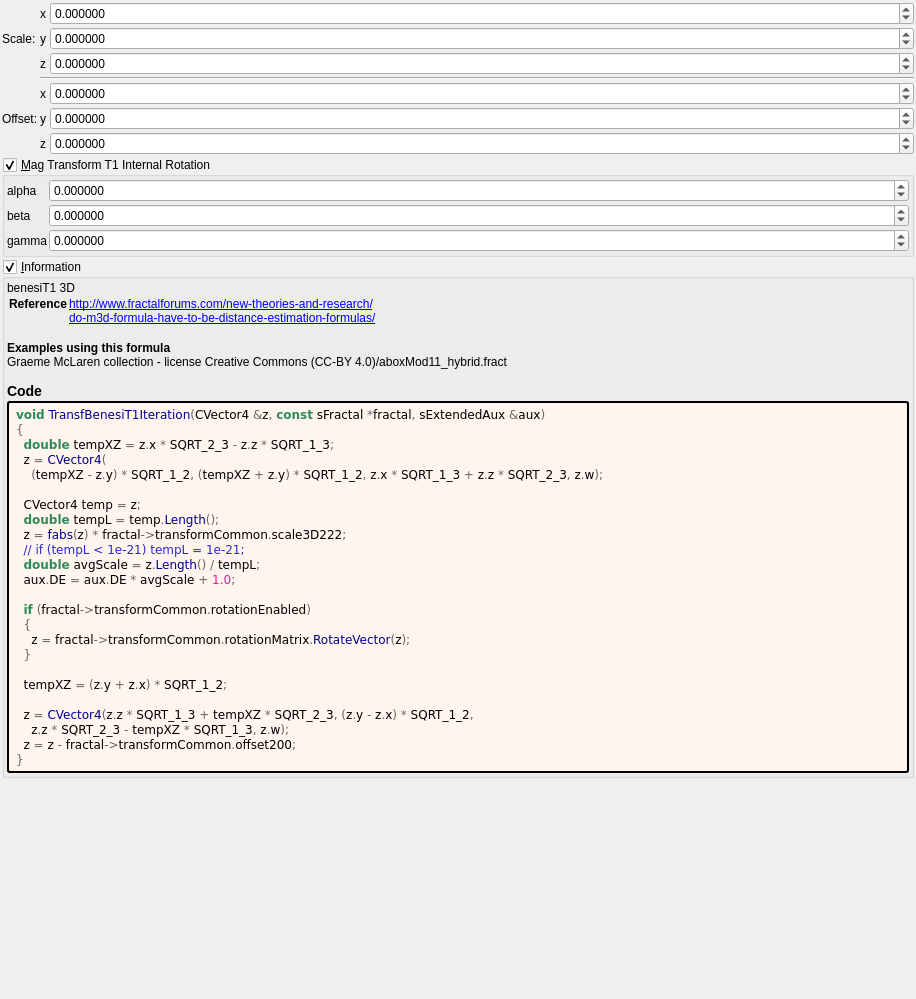
<?xml version="1.0" encoding="UTF-8"?>
<ui version="4.0">
 <class>transf_benesi_t1</class>
 <widget class="QWidget" name="Form">
  <property name="geometry">
   <rect>
    <x>0</x>
    <y>0</y>
    <width>916</width>
    <height>999</height>
   </rect>
  </property>
  <property name="windowTitle">
   <string notr="true">transf_benesi_t1</string>
  </property>
  <layout class="QVBoxLayout" name="verticalLayout">
   <property name="spacing">
    <number>2</number>
   </property>
   <property name="leftMargin">
    <number>2</number>
   </property>
   <property name="topMargin">
    <number>2</number>
   </property>
   <property name="rightMargin">
    <number>2</number>
   </property>
   <property name="bottomMargin">
    <number>2</number>
   </property>
   <item>
    <layout class="QGridLayout" name="gridLayout_63" rowstretch="0,0,0,0,0,0,9" columnstretch="0,0,0,0,1">
     <property name="spacing">
      <number>2</number>
     </property>
     <item row="4" column="4">
      <widget class="MyDoubleSpinBox" name="spinbox3_transf_offset_200_x">
       <property name="sizePolicy">
        <sizepolicy hsizetype="Minimum" vsizetype="Maximum">
         <horstretch>0</horstretch>
         <verstretch>0</verstretch>
        </sizepolicy>
       </property>
       <property name="prefix">
        <string/>
       </property>
       <property name="suffix">
        <string/>
       </property>
       <property name="decimals">
        <number>6</number>
       </property>
       <property name="minimum">
        <double>-99.989999999999995</double>
       </property>
       <property name="maximum">
        <double>99.989999999999995</double>
       </property>
       <property name="singleStep">
        <double>0.100000000000000</double>
       </property>
      </widget>
     </item>
     <item row="0" column="4">
      <widget class="MyDoubleSpinBox" name="spinbox3_transf_scale3D_222_x">
       <property name="sizePolicy">
        <sizepolicy hsizetype="Minimum" vsizetype="Maximum">
         <horstretch>0</horstretch>
         <verstretch>0</verstretch>
        </sizepolicy>
       </property>
       <property name="prefix">
        <string/>
       </property>
       <property name="suffix">
        <string/>
       </property>
       <property name="decimals">
        <number>6</number>
       </property>
       <property name="minimum">
        <double>-99.989999999999995</double>
       </property>
       <property name="maximum">
        <double>99.989999999999995</double>
       </property>
       <property name="singleStep">
        <double>0.100000000000000</double>
       </property>
      </widget>
     </item>
     <item row="1" column="4">
      <widget class="MyDoubleSpinBox" name="spinbox3_transf_scale3D_222_y">
       <property name="sizePolicy">
        <sizepolicy hsizetype="Minimum" vsizetype="Maximum">
         <horstretch>0</horstretch>
         <verstretch>0</verstretch>
        </sizepolicy>
       </property>
       <property name="prefix">
        <string/>
       </property>
       <property name="suffix">
        <string/>
       </property>
       <property name="decimals">
        <number>6</number>
       </property>
       <property name="minimum">
        <double>-99.989999999999995</double>
       </property>
       <property name="maximum">
        <double>99.989999999999995</double>
       </property>
       <property name="singleStep">
        <double>0.100000000000000</double>
       </property>
      </widget>
     </item>
     <item row="5" column="2">
      <widget class="QLabel" name="label_260">
       <property name="text">
        <string notr="true">y</string>
       </property>
      </widget>
     </item>
     <item row="6" column="2">
      <widget class="QLabel" name="label_254">
       <property name="text">
        <string notr="true">z</string>
       </property>
      </widget>
     </item>
     <item row="1" column="2">
      <widget class="QLabel" name="label_259">
       <property name="text">
        <string notr="true">y</string>
       </property>
      </widget>
     </item>
     <item row="2" column="2">
      <widget class="QLabel" name="label_250">
       <property name="text">
        <string notr="true">z</string>
       </property>
      </widget>
     </item>
     <item row="6" column="4">
      <widget class="MyDoubleSpinBox" name="spinbox3_transf_offset_200_z">
       <property name="sizePolicy">
        <sizepolicy hsizetype="Minimum" vsizetype="Maximum">
         <horstretch>0</horstretch>
         <verstretch>0</verstretch>
        </sizepolicy>
       </property>
       <property name="prefix">
        <string/>
       </property>
       <property name="suffix">
        <string/>
       </property>
       <property name="decimals">
        <number>6</number>
       </property>
       <property name="minimum">
        <double>-99.989999999999995</double>
       </property>
       <property name="maximum">
        <double>99.989999999999995</double>
       </property>
       <property name="singleStep">
        <double>0.100000000000000</double>
       </property>
      </widget>
     </item>
     <item row="2" column="4">
      <widget class="MyDoubleSpinBox" name="spinbox3_transf_scale3D_222_z">
       <property name="sizePolicy">
        <sizepolicy hsizetype="Minimum" vsizetype="Maximum">
         <horstretch>0</horstretch>
         <verstretch>0</verstretch>
        </sizepolicy>
       </property>
       <property name="prefix">
        <string/>
       </property>
       <property name="suffix">
        <string/>
       </property>
       <property name="decimals">
        <number>6</number>
       </property>
       <property name="minimum">
        <double>-99.989999999999995</double>
       </property>
       <property name="maximum">
        <double>99.989999999999995</double>
       </property>
       <property name="singleStep">
        <double>0.100000000000000</double>
       </property>
      </widget>
     </item>
     <item row="0" column="2">
      <widget class="QLabel" name="label_251">
       <property name="text">
        <string notr="true">x</string>
       </property>
      </widget>
     </item>
     <item row="4" column="2">
      <widget class="QLabel" name="label_252">
       <property name="text">
        <string notr="true">x</string>
       </property>
      </widget>
     </item>
     <item row="5" column="4">
      <widget class="MyDoubleSpinBox" name="spinbox3_transf_offset_200_y">
       <property name="sizePolicy">
        <sizepolicy hsizetype="Minimum" vsizetype="Maximum">
         <horstretch>0</horstretch>
         <verstretch>0</verstretch>
        </sizepolicy>
       </property>
       <property name="prefix">
        <string/>
       </property>
       <property name="suffix">
        <string/>
       </property>
       <property name="decimals">
        <number>6</number>
       </property>
       <property name="minimum">
        <double>-99.989999999999995</double>
       </property>
       <property name="maximum">
        <double>99.989999999999995</double>
       </property>
       <property name="singleStep">
        <double>0.100000000000000</double>
       </property>
      </widget>
     </item>
     <item row="5" column="1">
      <widget class="QLabel" name="label_255">
       <property name="text">
        <string>Offset:</string>
       </property>
      </widget>
     </item>
     <item row="1" column="1">
      <widget class="QLabel" name="label_258">
       <property name="text">
        <string>Scale:</string>
       </property>
      </widget>
     </item>
     <item row="3" column="2" colspan="3">
      <widget class="Line" name="line_53">
       <property name="orientation">
        <enum>Qt::Horizontal</enum>
       </property>
      </widget>
     </item>
    </layout>
   </item>
   <item>
    <widget class="MyGroupBox" name="groupCheck_transf_rotation_enabled">
     <property name="title">
      <string>&amp;Mag Transform T1 Internal Rotation</string>
     </property>
     <property name="checkable">
      <bool>true</bool>
     </property>
     <layout class="QVBoxLayout" name="verticalLayout_8" stretch="0">
      <property name="spacing">
       <number>2</number>
      </property>
      <property name="leftMargin">
       <number>2</number>
      </property>
      <property name="topMargin">
       <number>2</number>
      </property>
      <property name="rightMargin">
       <number>2</number>
      </property>
      <property name="bottomMargin">
       <number>2</number>
      </property>
      <item>
       <layout class="QGridLayout" name="gridLayout_10" columnstretch="0,1">
        <property name="spacing">
         <number>2</number>
        </property>
        <item row="1" column="0">
         <widget class="QLabel" name="label_34">
          <property name="text">
           <string notr="true">beta</string>
          </property>
         </widget>
        </item>
        <item row="2" column="1">
         <widget class="MyDoubleSpinBox" name="spinboxd3_transf_rotation_z">
          <property name="sizePolicy">
           <sizepolicy hsizetype="Minimum" vsizetype="Maximum">
            <horstretch>0</horstretch>
            <verstretch>0</verstretch>
           </sizepolicy>
          </property>
          <property name="prefix">
           <string/>
          </property>
          <property name="suffix">
           <string/>
          </property>
          <property name="decimals">
           <number>6</number>
          </property>
          <property name="minimum">
           <double>-36000.000000000000000</double>
          </property>
          <property name="maximum">
           <double>36000.000000000000000</double>
          </property>
          <property name="singleStep">
           <double>1.000000000000000</double>
          </property>
         </widget>
        </item>
        <item row="2" column="0">
         <widget class="QLabel" name="label_36">
          <property name="text">
           <string notr="true">gamma</string>
          </property>
         </widget>
        </item>
        <item row="1" column="1">
         <widget class="MyDoubleSpinBox" name="spinboxd3_transf_rotation_y">
          <property name="sizePolicy">
           <sizepolicy hsizetype="Minimum" vsizetype="Maximum">
            <horstretch>0</horstretch>
            <verstretch>0</verstretch>
           </sizepolicy>
          </property>
          <property name="prefix">
           <string/>
          </property>
          <property name="suffix">
           <string/>
          </property>
          <property name="decimals">
           <number>6</number>
          </property>
          <property name="minimum">
           <double>-36000.000000000000000</double>
          </property>
          <property name="maximum">
           <double>36000.000000000000000</double>
          </property>
          <property name="singleStep">
           <double>1.000000000000000</double>
          </property>
         </widget>
        </item>
        <item row="0" column="1">
         <widget class="MyDoubleSpinBox" name="spinboxd3_transf_rotation_x">
          <property name="sizePolicy">
           <sizepolicy hsizetype="Minimum" vsizetype="Maximum">
            <horstretch>0</horstretch>
            <verstretch>0</verstretch>
           </sizepolicy>
          </property>
          <property name="prefix">
           <string/>
          </property>
          <property name="suffix">
           <string/>
          </property>
          <property name="decimals">
           <number>6</number>
          </property>
          <property name="minimum">
           <double>-36000.000000000000000</double>
          </property>
          <property name="maximum">
           <double>36000.000000000000000</double>
          </property>
          <property name="singleStep">
           <double>1.000000000000000</double>
          </property>
         </widget>
        </item>
        <item row="0" column="0">
         <widget class="QLabel" name="label_35">
          <property name="text">
           <string notr="true">alpha</string>
          </property>
         </widget>
        </item>
       </layout>
      </item>
     </layout>
    </widget>
   </item>
   <item>
    <widget class="MyGroupBox" name="groupCheck_info">
     <property name="title">
      <string>&amp;Information</string>
     </property>
     <property name="flat">
      <bool>false</bool>
     </property>
     <property name="checkable">
      <bool>true</bool>
     </property>
     <layout class="QVBoxLayout" name="verticalLayout_2">
      <property name="spacing">
       <number>2</number>
      </property>
      <property name="leftMargin">
       <number>2</number>
      </property>
      <property name="topMargin">
       <number>2</number>
      </property>
      <property name="rightMargin">
       <number>2</number>
      </property>
      <property name="bottomMargin">
       <number>2</number>
      </property>
      <item>
       <widget class="QLabel" name="label_information_general">
        <property name="text">
         <string notr="true">&lt;p&gt;benesiT1  3D&lt;/p&gt;&lt;table&gt;
&lt;tr&gt;&lt;th&gt;Reference&lt;/th&gt;&lt;td&gt;&lt;a href=&quot;http://www.fractalforums.com/new-theories-and-research/&quot;&gt;http://www.fractalforums.com/new-theories-and-research/&lt;br&gt;
&lt;a href=&quot;do-m3d-formula-have-to-be-distance-estimation-formulas/&quot;&gt;do-m3d-formula-have-to-be-distance-estimation-formulas/&lt;br&gt;
&lt;/td&gt;&lt;/tr&gt;
&lt;/table&gt;
&lt;br&gt;&lt;b&gt;Examples using this formula&lt;/b&gt;&lt;br&gt;Graeme McLaren  collection - license Creative Commons  (CC-BY 4.0)/aboxMod11_hybrid.fract&lt;h3&gt;Code&lt;/h3&gt;</string>
        </property>
        <property name="wordWrap">
         <bool>true</bool>
        </property>
        <property name="openExternalLinks">
         <bool>true</bool>
        </property>
        <property name="textInteractionFlags">
         <set>Qt::LinksAccessibleByMouse|Qt::TextSelectableByMouse</set>
        </property>
       </widget>
      </item>
      <item>
       <widget class="QLabel" name="label_code_content">
        <property name="styleSheet">
         <string notr="true">border-style: outset; border-width: 2px; border-radius: 3px; border-color: black; background-color: #fff5ee; padding: 4px;</string>
        </property>
        <property name="text">
         <string notr="true">&lt;body style=&quot;background-color:#fff5ee&quot;&gt;
&lt;pre style=&quot;color:#000000; background-color:#fff5ee;  font-family:&#039;Courier New&#039;,monospace;white-space: pre-wrap;&quot;&gt;&lt;span style=&quot;color:#2e8b57; font-weight:bold&quot;&gt;void&lt;/span&gt; &lt;span style=&quot;color:#00008f&quot;&gt;TransfBenesiT1Iteration&lt;/span&gt;&lt;span style=&quot;color:#676767&quot;&gt;(&lt;/span&gt;CVector4 &lt;span style=&quot;color:#676767&quot;&gt;&amp;amp;&lt;/span&gt;z&lt;span style=&quot;color:#676767&quot;&gt;,&lt;/span&gt; &lt;span style=&quot;color:#2e8b57; font-weight:bold&quot;&gt;const&lt;/span&gt; sFractal &lt;span style=&quot;color:#676767&quot;&gt;*&lt;/span&gt;fractal&lt;span style=&quot;color:#676767&quot;&gt;,&lt;/span&gt; sExtendedAux &lt;span style=&quot;color:#676767&quot;&gt;&amp;amp;&lt;/span&gt;aux&lt;span style=&quot;color:#676767&quot;&gt;)&lt;/span&gt;
&lt;span style=&quot;color:#676767&quot;&gt;{&lt;/span&gt;
  &lt;span style=&quot;color:#2e8b57; font-weight:bold&quot;&gt;double&lt;/span&gt; tempXZ &lt;span style=&quot;color:#676767&quot;&gt;=&lt;/span&gt; z&lt;span style=&quot;color:#676767&quot;&gt;.&lt;/span&gt;x &lt;span style=&quot;color:#676767&quot;&gt;*&lt;/span&gt; SQRT_2_3 &lt;span style=&quot;color:#676767&quot;&gt;-&lt;/span&gt; z&lt;span style=&quot;color:#676767&quot;&gt;.&lt;/span&gt;z &lt;span style=&quot;color:#676767&quot;&gt;*&lt;/span&gt; SQRT_1_3&lt;span style=&quot;color:#676767&quot;&gt;;&lt;/span&gt;
  z &lt;span style=&quot;color:#676767&quot;&gt;=&lt;/span&gt; &lt;span style=&quot;color:#00008f&quot;&gt;CVector4&lt;/span&gt;&lt;span style=&quot;color:#676767&quot;&gt;(&lt;/span&gt;
    &lt;span style=&quot;color:#676767&quot;&gt;(&lt;/span&gt;tempXZ &lt;span style=&quot;color:#676767&quot;&gt;-&lt;/span&gt; z&lt;span style=&quot;color:#676767&quot;&gt;.&lt;/span&gt;y&lt;span style=&quot;color:#676767&quot;&gt;) *&lt;/span&gt; SQRT_1_2&lt;span style=&quot;color:#676767&quot;&gt;, (&lt;/span&gt;tempXZ &lt;span style=&quot;color:#676767&quot;&gt;+&lt;/span&gt; z&lt;span style=&quot;color:#676767&quot;&gt;.&lt;/span&gt;y&lt;span style=&quot;color:#676767&quot;&gt;) *&lt;/span&gt; SQRT_1_2&lt;span style=&quot;color:#676767&quot;&gt;,&lt;/span&gt; z&lt;span style=&quot;color:#676767&quot;&gt;.&lt;/span&gt;x &lt;span style=&quot;color:#676767&quot;&gt;*&lt;/span&gt; SQRT_1_3 &lt;span style=&quot;color:#676767&quot;&gt;+&lt;/span&gt; z&lt;span style=&quot;color:#676767&quot;&gt;.&lt;/span&gt;z &lt;span style=&quot;color:#676767&quot;&gt;*&lt;/span&gt; SQRT_2_3&lt;span style=&quot;color:#676767&quot;&gt;,&lt;/span&gt; z&lt;span style=&quot;color:#676767&quot;&gt;.&lt;/span&gt;w&lt;span style=&quot;color:#676767&quot;&gt;);&lt;/span&gt;

  CVector4 temp &lt;span style=&quot;color:#676767&quot;&gt;=&lt;/span&gt; z&lt;span style=&quot;color:#676767&quot;&gt;;&lt;/span&gt;
  &lt;span style=&quot;color:#2e8b57; font-weight:bold&quot;&gt;double&lt;/span&gt; tempL &lt;span style=&quot;color:#676767&quot;&gt;=&lt;/span&gt; temp&lt;span style=&quot;color:#676767&quot;&gt;.&lt;/span&gt;&lt;span style=&quot;color:#00008f&quot;&gt;Length&lt;/span&gt;&lt;span style=&quot;color:#676767&quot;&gt;();&lt;/span&gt;
  z &lt;span style=&quot;color:#676767&quot;&gt;=&lt;/span&gt; &lt;span style=&quot;color:#00008f&quot;&gt;fabs&lt;/span&gt;&lt;span style=&quot;color:#676767&quot;&gt;(&lt;/span&gt;z&lt;span style=&quot;color:#676767&quot;&gt;) *&lt;/span&gt; fractal&lt;span style=&quot;color:#676767&quot;&gt;-&amp;gt;&lt;/span&gt;transformCommon&lt;span style=&quot;color:#676767&quot;&gt;.&lt;/span&gt;scale3D222&lt;span style=&quot;color:#676767&quot;&gt;;&lt;/span&gt;
  &lt;span style=&quot;color:#2929cc&quot;&gt;// if (tempL &amp;lt; 1e-21) tempL = 1e-21;&lt;/span&gt;
  &lt;span style=&quot;color:#2e8b57; font-weight:bold&quot;&gt;double&lt;/span&gt; avgScale &lt;span style=&quot;color:#676767&quot;&gt;=&lt;/span&gt; z&lt;span style=&quot;color:#676767&quot;&gt;.&lt;/span&gt;&lt;span style=&quot;color:#00008f&quot;&gt;Length&lt;/span&gt;&lt;span style=&quot;color:#676767&quot;&gt;() /&lt;/span&gt; tempL&lt;span style=&quot;color:#676767&quot;&gt;;&lt;/span&gt;
  aux&lt;span style=&quot;color:#676767&quot;&gt;.&lt;/span&gt;DE &lt;span style=&quot;color:#676767&quot;&gt;=&lt;/span&gt; aux&lt;span style=&quot;color:#676767&quot;&gt;.&lt;/span&gt;DE &lt;span style=&quot;color:#676767&quot;&gt;*&lt;/span&gt; avgScale &lt;span style=&quot;color:#676767&quot;&gt;+&lt;/span&gt; &lt;span style=&quot;color:#ff1493&quot;&gt;1.0&lt;/span&gt;&lt;span style=&quot;color:#676767&quot;&gt;;&lt;/span&gt;

  &lt;span style=&quot;color:#2e8b57; font-weight:bold&quot;&gt;if&lt;/span&gt; &lt;span style=&quot;color:#676767&quot;&gt;(&lt;/span&gt;fractal&lt;span style=&quot;color:#676767&quot;&gt;-&amp;gt;&lt;/span&gt;transformCommon&lt;span style=&quot;color:#676767&quot;&gt;.&lt;/span&gt;rotationEnabled&lt;span style=&quot;color:#676767&quot;&gt;)&lt;/span&gt;
  &lt;span style=&quot;color:#676767&quot;&gt;{&lt;/span&gt;
    z &lt;span style=&quot;color:#676767&quot;&gt;=&lt;/span&gt; fractal&lt;span style=&quot;color:#676767&quot;&gt;-&amp;gt;&lt;/span&gt;transformCommon&lt;span style=&quot;color:#676767&quot;&gt;.&lt;/span&gt;rotationMatrix&lt;span style=&quot;color:#676767&quot;&gt;.&lt;/span&gt;&lt;span style=&quot;color:#00008f&quot;&gt;RotateVector&lt;/span&gt;&lt;span style=&quot;color:#676767&quot;&gt;(&lt;/span&gt;z&lt;span style=&quot;color:#676767&quot;&gt;);&lt;/span&gt;
  &lt;span style=&quot;color:#676767&quot;&gt;}&lt;/span&gt;

  tempXZ &lt;span style=&quot;color:#676767&quot;&gt;= (&lt;/span&gt;z&lt;span style=&quot;color:#676767&quot;&gt;.&lt;/span&gt;y &lt;span style=&quot;color:#676767&quot;&gt;+&lt;/span&gt; z&lt;span style=&quot;color:#676767&quot;&gt;.&lt;/span&gt;x&lt;span style=&quot;color:#676767&quot;&gt;) *&lt;/span&gt; SQRT_1_2&lt;span style=&quot;color:#676767&quot;&gt;;&lt;/span&gt;

  z &lt;span style=&quot;color:#676767&quot;&gt;=&lt;/span&gt; &lt;span style=&quot;color:#00008f&quot;&gt;CVector4&lt;/span&gt;&lt;span style=&quot;color:#676767&quot;&gt;(&lt;/span&gt;z&lt;span style=&quot;color:#676767&quot;&gt;.&lt;/span&gt;z &lt;span style=&quot;color:#676767&quot;&gt;*&lt;/span&gt; SQRT_1_3 &lt;span style=&quot;color:#676767&quot;&gt;+&lt;/span&gt; tempXZ &lt;span style=&quot;color:#676767&quot;&gt;*&lt;/span&gt; SQRT_2_3&lt;span style=&quot;color:#676767&quot;&gt;, (&lt;/span&gt;z&lt;span style=&quot;color:#676767&quot;&gt;.&lt;/span&gt;y &lt;span style=&quot;color:#676767&quot;&gt;-&lt;/span&gt; z&lt;span style=&quot;color:#676767&quot;&gt;.&lt;/span&gt;x&lt;span style=&quot;color:#676767&quot;&gt;) *&lt;/span&gt; SQRT_1_2&lt;span style=&quot;color:#676767&quot;&gt;,&lt;/span&gt;
    z&lt;span style=&quot;color:#676767&quot;&gt;.&lt;/span&gt;z &lt;span style=&quot;color:#676767&quot;&gt;*&lt;/span&gt; SQRT_2_3 &lt;span style=&quot;color:#676767&quot;&gt;-&lt;/span&gt; tempXZ &lt;span style=&quot;color:#676767&quot;&gt;*&lt;/span&gt; SQRT_1_3&lt;span style=&quot;color:#676767&quot;&gt;,&lt;/span&gt; z&lt;span style=&quot;color:#676767&quot;&gt;.&lt;/span&gt;w&lt;span style=&quot;color:#676767&quot;&gt;);&lt;/span&gt;
  z &lt;span style=&quot;color:#676767&quot;&gt;=&lt;/span&gt; z &lt;span style=&quot;color:#676767&quot;&gt;-&lt;/span&gt; fractal&lt;span style=&quot;color:#676767&quot;&gt;-&amp;gt;&lt;/span&gt;transformCommon&lt;span style=&quot;color:#676767&quot;&gt;.&lt;/span&gt;offset200&lt;span style=&quot;color:#676767&quot;&gt;;&lt;/span&gt;
&lt;span style=&quot;color:#676767&quot;&gt;}&lt;/span&gt;
&lt;/pre&gt;
&lt;/body&gt;</string>
        </property>
        <property name="wordWrap">
         <bool>true</bool>
        </property>
        <property name="openExternalLinks">
         <bool>true</bool>
        </property>
        <property name="textInteractionFlags">
         <set>Qt::LinksAccessibleByMouse|Qt::TextSelectableByMouse</set>
        </property>
       </widget>
      </item>
     </layout>
    </widget>
   </item>
   <item>
    <spacer name="verticalSpacer">
     <property name="orientation">
      <enum>Qt::Vertical</enum>
     </property>
     <property name="sizeHint" stdset="0">
      <size>
       <width>20</width>
       <height>40</height>
      </size>
     </property>
    </spacer>
   </item>
  </layout>
 </widget>
 <customwidgets>
  <customwidget>
   <class>MyGroupBox</class>
   <extends>QGroupBox</extends>
   <header>my_group_box.h</header>
   <container>1</container>
  </customwidget>
  <customwidget>
   <class>MyDoubleSpinBox</class>
   <extends>QDoubleSpinBox</extends>
   <header>my_double_spin_box.h</header>
  </customwidget>
 </customwidgets>
 <tabstops>
  <tabstop>spinbox3_transf_scale3D_222_x</tabstop>
  <tabstop>spinbox3_transf_scale3D_222_y</tabstop>
  <tabstop>spinbox3_transf_scale3D_222_z</tabstop>
  <tabstop>spinbox3_transf_offset_200_x</tabstop>
  <tabstop>spinbox3_transf_offset_200_y</tabstop>
  <tabstop>spinbox3_transf_offset_200_z</tabstop>
  <tabstop>groupCheck_info</tabstop>
 </tabstops>
 <resources/>
 <connections/>
</ui>
